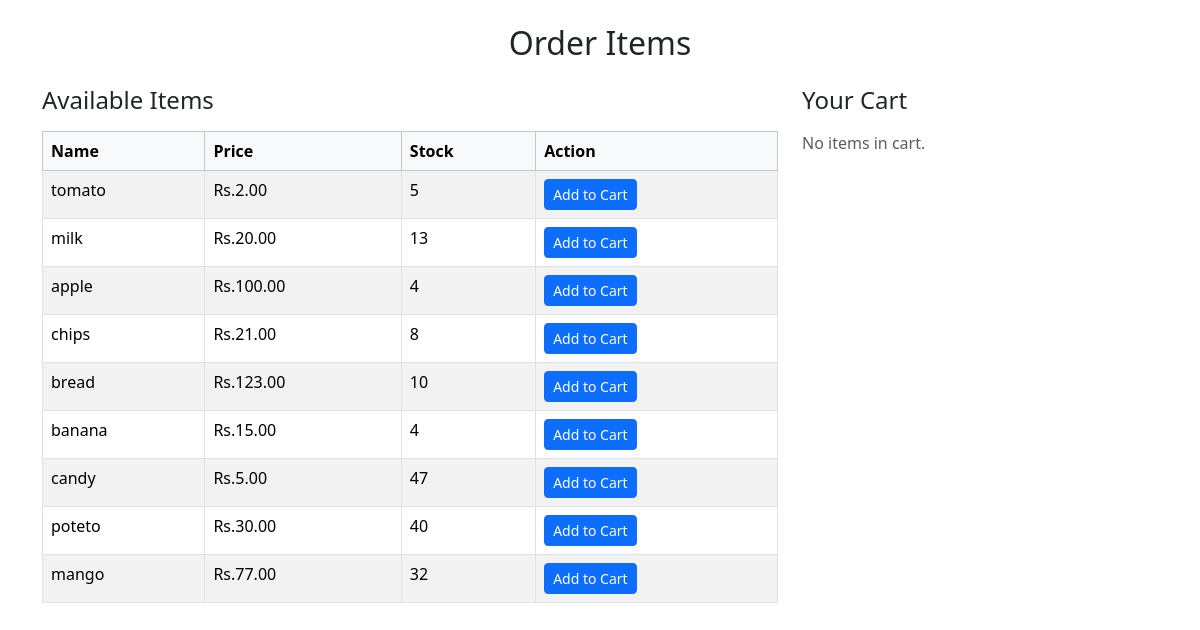
The app's page /orders/ (signed in) with its own data.
### firstapp/models.py (models this page shows, shortened)
class Item(models.Model):
    item_name = models.CharField(max_length=255)
    quantity = models.PositiveIntegerField()
    price = models.DecimalField(max_digits=10, decimal_places=2)

### firstapp/views.py (the view)
# urls.py: path("orders/", views.order_page, name="order_page"),
def order_page(request):
    items = Item.objects.all()
    cart = request.session.get('cart', {})
    cart_items = []
    for item_id, quantity in cart.items():
        item = get_object_or_404(Item, id=item_id)
        cart_items.append({'item': item, 'quantity': quantity})
    return render(request, "order_page.html", {"items": items, "cart_items": cart_items})

### templates/order_page.html (shortened to what this page needs)
{% if user.is_authenticated %}
{% if user.groups.all.0.name == "customer" %}
{% load bootstrap5 %}
{% bootstrap_css %}
{% block content %}
<div class="container my-4">
    <h2 class="text-center mb-4">Order Items</h2>
    <div class="row">
        <div class="col-md-8">
            <h4 class="mb-3">Available Items</h4>
            <div class="table-responsive">
                <table class="table table-striped table-bordered">
                    <thead class="table-light">
                        <tr>
                            <th>Name</th>
                            <th>Price</th>
                            <th>Stock</th>
                            <th>Action</th>
                        </tr>
                    </thead>
                    <tbody>
                        {% for item in items %}
                        <tr>
                            <td>{{ item.item_name }}</td>
                            <td>Rs.{{ item.price }}</td>
                            <td>{{ item.quantity }}</td>
                            <td>
                                {% if item.quantity > 0 %}
                                    <a href="{% url 'firstapp:add_to_cart' item.id %}" class="btn btn-primary btn-sm">Add to Cart</a>
                                {% else %}
                                    <span class="badge bg-danger">Out of Stock</span>
                                {% endif %}
                            </td>
                        </tr>
                        {% endfor %}
                    </tbody>
                </table>
            </div>
        </div>
        <div class="col-md-4">
            <h4 class="mb-3">Your Cart</h4>
            {% if cart_items %}
            <form method="post" action="{% url 'firstapp:update_cart' %}">
                {% csrf_token %}
                <div class="table-responsive">
                    <table class="table table-bordered">
                        <thead class="table-light">
                            <tr>
                                <th>Item</th>
                                <th>Quantity</th>
                                <th>Action</th>
                            </tr>
                        </thead>
                        <tbody>
                            {% for cart_item in cart_items %}
                            <tr>
                                <td>{{ cart_item.item.item_name }}</td>
                                <td>
                                    <input type="number" name="quantity_{{ cart_item.item.id }}" value="{{ cart_item.quantity }}"
                                           min="1" max="{{ cart_item.item.quantity }}">
                                </td>
                                <td>
                                    <a href="{% url 'firstapp:remove_from_cart' cart_item.item.id %}" class="btn btn-danger btn-sm">Remove</a>
                                </td>
                            </tr>
                            {% endfor %}
                        </tbody>
                    </table>
                </div>
                <button type="submit" class="btn btn-secondary w-100">Update Cart</button>
            </form>
            <a href="{% url 'firstapp:checkout' %}" class="btn btn-success w-100 mt-2">Checkout</a>
            {% else %}
            <p class="text-muted">No items in cart.</p>
            {% endif %}
        </div>
    </div>
</div>
{% endblock %}
{% endif %}
{% endif %}

### records on screen
Item: item_name "tomato", price "2.00", quantity "5", shows "Add to Cart"
Item: item_name "milk", price "20.00", quantity "13", shows "Add to Cart"
Item: item_name "apple", price "100.00", quantity "4", shows "Add to Cart"
Item: item_name "chips", price "21.00", quantity "8", shows "Add to Cart"
Item: item_name "bread", price "123.00", quantity "10", shows "Add to Cart"
Item: item_name "banana", price "15.00", quantity "4", shows "Add to Cart"
Item: item_name "candy", price "5.00", quantity "47", shows "Add to Cart"
Item: item_name "poteto", price "30.00", quantity "40", shows "Add to Cart"
Item: item_name "mango", price "77.00", quantity "32", shows "Add to Cart"
